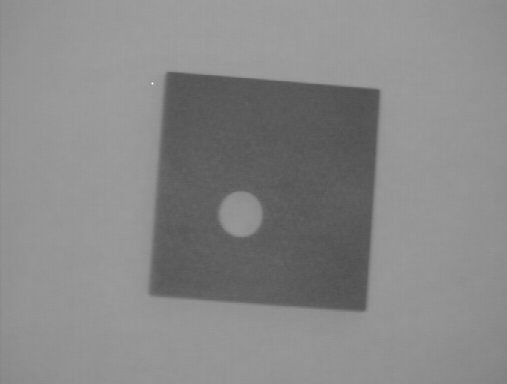
//> input picture canny/test1.jpg, 507 x 384 px
$ ./canny   (built with g++ and OpenCV 4)
//> lines starting //> are read from the running program, lines starting //| are printed output that depends on the picture
#include <iostream>
#include <stdlib.h>
#include <opencv2/highgui/highgui.hpp>
#include <opencv2/core/core.hpp>
#include <opencv2/imgproc/imgproc.hpp>

#define PI           3.14159265358979323846
#define GUASS_SIZE	 3
#define KERNELSIZE	 3
#define THRESHOLD    0

using namespace std;
using namespace cv;

int sobelFilter( Mat &im,Mat &imMagn, Mat &imAngle, int ker_x[][KERNELSIZE], int ker_y[][KERNELSIZE]);
int guassFilter(float kernel[][GUASS_SIZE], float sigma);
int conv( Mat &im,Mat &outIm, float kernel[][GUASS_SIZE]);
int nms(Mat &im, Mat &imAngle, Mat &result);
int erosion(Mat &im, Mat &outIm, string type);
int dilation(Mat &im, Mat &outIm, string type);

int main(){
	double t = (double) getTickCount();
	string path = "/home/r/Documents/C++ Projects/canny/test1.jpg";
	Mat im, colorMat;
	float kernel[GUASS_SIZE][GUASS_SIZE];
	colorMat = imread(path, CV_LOAD_IMAGE_COLOR);
//> colorMat is the input picture: 384 rows x 507 cols, CV_8UC3; min 79, max 252, mean 135.3
	if(!colorMat.data){
		cout<< "can't open image"<< endl;
		return -1;
	}
	cvtColor(colorMat, im, COLOR_BGR2GRAY);

	Mat imFilt(im.rows, im.cols, CV_8UC1, Scalar(0));
	Mat imMagn(im.rows, im.cols, CV_8UC1, Scalar(0));
	Mat imOut(im.rows, im.cols, CV_8UC1, Scalar(0));
	Mat imAngle(im.rows, im.cols, CV_8UC1, Scalar(0));
	Mat imX(im.rows, im.cols, CV_8UC1, Scalar(0));
	Mat imY(im.rows, im.cols, CV_8UC1, Scalar(0));
	Mat imDil(im.rows, im.cols, CV_8UC1, Scalar(0));
	Mat imEro(im.rows, im.cols, CV_8UC1, Scalar(0));
	Mat imNms(im.rows, im.cols, CV_8UC1, Scalar(0));

	int Gy[KERNELSIZE][KERNELSIZE] = {{1,2,1},{0,0,0},{-1,-2,-1}};
	int Gx[KERNELSIZE][KERNELSIZE] = {{1,0,-1},{2,0,-2},{1,0,-1}};

	guassFilter(kernel, 0.7);
	conv(im, imFilt, kernel);
	sobelFilter(imFilt, imMagn, imAngle, Gx, Gy);
	nms(imMagn, imAngle, imOut);

	namedWindow("original", WINDOW_AUTOSIZE);
	imshow("original", im);
	namedWindow("magn", WINDOW_AUTOSIZE);
	imshow("magn", imMagn);
	namedWindow("out", WINDOW_AUTOSIZE);
	imshow("out", imOut);

	t = ((double)getTickCount() - t)/getTickFrequency();
	cout << t << endl;
	waitKey(0);
	return 0;
}


int sobelFilter( Mat &im,Mat &imMagn, Mat &imAngle, int ker_x[][KERNELSIZE], int ker_y[][KERNELSIZE]){
	int limit = (KERNELSIZE-1)/2;

	for (int row = 1; row < im.rows-1; row++ ) {
		for (int col = 1; col < im.cols-1; col++ ) {
			int op_x = 0, op_y= 0, adj_out = 0;
			for (int i = -limit; i <= limit; i++ ) {
				for (int j = -limit; j <= limit; j++ ) {
				int k = (int) im.at<uchar>(row+i, col+j);
					op_x += k * ker_x[limit+i][limit+j];
					op_y += k * ker_y[limit+i][limit+j];;
				}
			}
			int dirAngle = 0;
			float angle = (atan2(op_y,op_x) * 180)/ PI;
			if ( ( (angle < 22.5) && (angle > -22.5) ) || ((angle > 157.5) && (angle < -157.5)) ){
				dirAngle = 0;
			}
			if ( ( (angle > 22.5) && (angle < 67.5) ) || ( (angle < -112.5) && (angle > -157.5) ) ){
				dirAngle = 45;
			}
			if ( ( (angle > 67.5) && (angle < 112.5) ) || ( (angle < -67.5) && (angle > -112.5) ) ){
				dirAngle = 90;
			}
			if ( ( (angle > 112.5) && (angle < 157.5) ) || ( (angle < -22.5) && (angle > -67.5) ) ){
				dirAngle = 135;
			}
			imAngle.at<uchar>(row,col) = (uchar) dirAngle;

			adj_out = hypot(op_x, op_y);
			imMagn.at<uchar>(row,col) = (uchar) (adj_out);
		}
	}
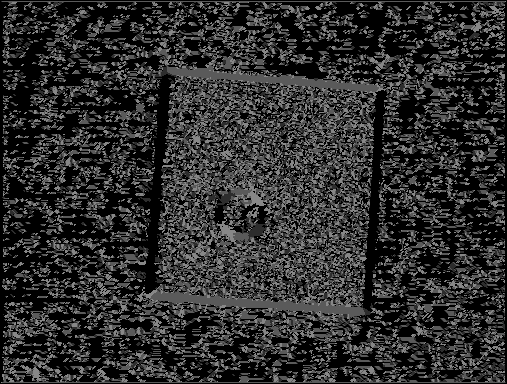
//> imAngle: 384 rows x 507 cols, CV_8UC1; min 0, max 135, mean 45.5
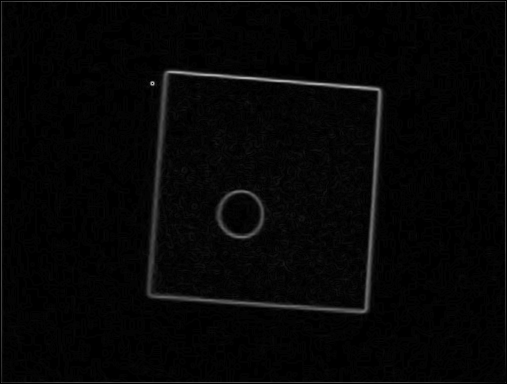
//> imMagn: 384 rows x 507 cols, CV_8UC1; min 0, max 175, mean 5.8
	return 0;
}

int guassFilter(float kernel[][GUASS_SIZE], float sigma){
	int limit = (GUASS_SIZE-1)/2;

	float temp = 2 * sigma * sigma;
	for(int i = -limit;  i <= limit; i++){
		for(int j = -limit; j <= limit; j++){
			kernel[limit+i][limit+j] = (1/(PI * temp)) * exp(-((i*i)+(j*j))/ temp);
		}
	}
	return 0;
}

int conv( Mat &im, Mat &outIm, float kernel[][GUASS_SIZE]){
	int limit = (GUASS_SIZE-1)/2;

	for (int row = limit; row < im.rows-limit; row++ ) {
		for (int col = limit; col < im.cols-limit; col++ ) {
			float sum = 0;
			float weightsum = 0;
			for (int i = -limit; i <= limit; i++ ) {
				for (int j = -limit; j <= limit; j++ ) {
					int k = im.at<uchar>(row+i, col+j);
					sum += k * kernel[limit+i][limit+j];
					weightsum += kernel[limit+i][limit+j];
				}
			}
			outIm.at<uchar>(row,col) = (uchar) (sum/weightsum);
		}
	}
	return 0;
}

int nms(Mat &imMagn, Mat &imAngle, Mat &result){
	result = imMagn.clone();
	for (int row = 1; row < imMagn.rows -1; row++ ){
		for (int col = 1; col < imMagn.cols -1; col++ ){
			int val = imMagn.at<uchar>(row,col);
			if(val >= THRESHOLD){
				if(imAngle.at<uchar>(row,col) == 0){
					if( !(val >= (int) imMagn.at<uchar>(row,col-1)) || !(val >= (int) imMagn.at<uchar>(row,col+1))){
						result.at<uchar>(row,col) = 0;
					}
				}
				else if(imAngle.at<uchar>(row,col) == 90){
					if( (val >= (int) imMagn.at<uchar>(row-1,col)) || !(val >= (int) imMagn.at<uchar>(row+1,col))){
						result.at<uchar>(row,col) = 0;
					}
				}
				else if(imAngle.at<uchar>(row,col) == 45){
					if( (val >= (int) imMagn.at<uchar>(row-1,col+1)) || !(val >= (int) imMagn.at<uchar>(row+1,col-1))){
						result.at<uchar>(row,col) = 0;
					}
				}
				else if(imAngle.at<uchar>(row,col) == 135){
					if( !(val >= (int) imMagn.at<uchar>(row-1,col-1)) || !(val >= (int) imMagn.at<uchar>(row+1,col+1))){
						result.at<uchar>(row,col) = 0;
					}
				}
			}
		}
	}
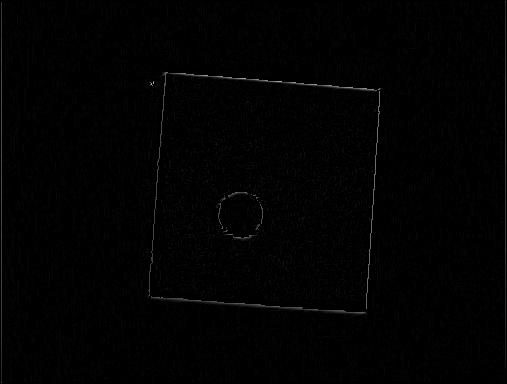
//> result: 384 rows x 507 cols, CV_8UC1; min 0, max 172, mean 2
	return 0;
}


// [59 lines left out: functions erosion, dilation, not called in this run]
